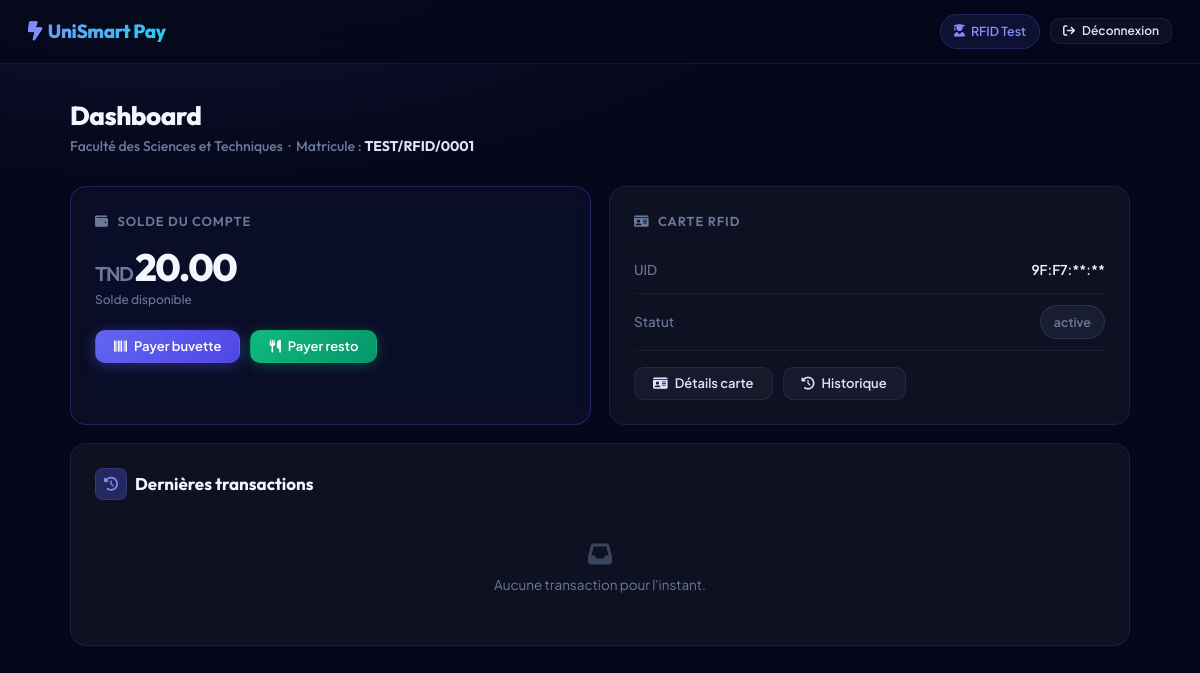
Page /web/etudiant/dashboard.php (signed in) on the committed database.
### tables this page shows
CREATE TABLE etudiants (
	id_etudiant     INT AUTO_INCREMENT PRIMARY KEY,
	id_faculte      INT          NOT NULL,
	matricule       VARCHAR(30)  NOT NULL UNIQUE,
	nom             VARCHAR(100) NOT NULL,
	prenom          VARCHAR(100) NOT NULL,
	email           VARCHAR(150) NOT NULL UNIQUE,
	password_hash   VARCHAR(255) NOT NULL,
	date_naissance  DATE,
	telephone       VARCHAR(20),
	photo           VARCHAR(255),
	actif           TINYINT(1)   NOT NULL DEFAULT 1,
	derniere_connexion TIMESTAMP NULL,
	created_at      TIMESTAMP    NOT NULL DEFAULT CURRENT_TIMESTAMP,
	FOREIGN KEY (id_faculte) REFERENCES facultes(id_faculte)
);

CREATE TABLE facultes (
	id_faculte      INT AUTO_INCREMENT PRIMARY KEY,
	nom             VARCHAR(150) NOT NULL,
	code            VARCHAR(20)  NOT NULL UNIQUE,
	description     TEXT,
	actif           TINYINT(1)   NOT NULL DEFAULT 1,
	created_at      TIMESTAMP    NOT NULL DEFAULT CURRENT_TIMESTAMP
);

CREATE TABLE comptes (
	id_compte       INT AUTO_INCREMENT PRIMARY KEY,
	id_etudiant     INT          NOT NULL UNIQUE,
	solde           DECIMAL(10,2) NOT NULL DEFAULT 0.00,
	solde_bloque    DECIMAL(10,2) NOT NULL DEFAULT 0.00,           
	updated_at      TIMESTAMP    NOT NULL DEFAULT CURRENT_TIMESTAMP ON UPDATE CURRENT_TIMESTAMP,
	FOREIGN KEY (id_etudiant) REFERENCES etudiants(id_etudiant)
);

CREATE TABLE cartes (
	id_carte        INT AUTO_INCREMENT PRIMARY KEY,
	id_etudiant     INT          NOT NULL UNIQUE,
	uid_rfid        VARCHAR(50)  NOT NULL UNIQUE,
	date_emission   DATE         NOT NULL,
	date_expiration DATE,
	statut          ENUM('active','bloquee','perdue','expiree') NOT NULL DEFAULT 'active',
	motif_blocage   VARCHAR(255),
	bloquee_par     INT,                                           
	date_blocage    TIMESTAMP    NULL,
	created_by      INT,                                           
	created_at      TIMESTAMP    NOT NULL DEFAULT CURRENT_TIMESTAMP,
	FOREIGN KEY (id_etudiant)   REFERENCES etudiants(id_etudiant),
	FOREIGN KEY (bloquee_par)   REFERENCES admins(id_admin) ON DELETE SET NULL,
	FOREIGN KEY (created_by)    REFERENCES admins(id_admin) ON DELETE SET NULL
);

### web/includes/functions.php (called while the page is built, shortened)
<?php
function mask_uid(string $uid): string {
    $parts = explode(':', $uid);
    if (count($parts) >= 4) {
        $parts[2] = '**';
        $parts[3] = '**';
        return implode(':', $parts);
    }
    return substr($uid, 0, 4) . str_repeat('*', max(0, strlen($uid) - 4));
}

### web/etudiant/dashboard.php (the view, shortened to what this page needs)
<?php
require_once __DIR__ . '/../includes/functions.php';
$pdo = db();
$etudiantId = (int)$_SESSION['etudiant_id'];
$stmt = $pdo->prepare(
    'SELECT e.id_etudiant, e.matricule, e.nom, e.prenom, e.email, f.nom AS faculte_nom,
            c.id_compte, c.solde,
            ca.uid_rfid, ca.statut AS carte_statut
     FROM etudiants e
     JOIN facultes f ON f.id_faculte = e.id_faculte
     JOIN comptes c ON c.id_etudiant = e.id_etudiant
     LEFT JOIN cartes ca ON ca.id_etudiant = e.id_etudiant
     WHERE e.id_etudiant = :id
     LIMIT 1'
);
$stmt->execute([':id' => $etudiantId]);
$info = $stmt->fetch();
$historyStmt = $pdo->prepare(
    'SELECT type, montant, statut, reference, date_trans
     FROM transferts
     WHERE id_compte = :id_compte
     ORDER BY date_trans DESC
     LIMIT 10'
);
$historyStmt->execute([':id_compte' => (int)$info['id_compte']]);
$transferts = $historyStmt->fetchAll();
require_once __DIR__ . '/../includes/header.php';
function statusBadge(string $statut): string {
    return match (strtoupper($statut)) {
        'REUSSI', 'SUCCES', 'PAYE' => '<span class="badge badge-success">' . htmlspecialchars($statut) . '</span>',
        'ECHEC', 'ANNULE'          => '<span class="badge badge-danger">'  . htmlspecialchars($statut) . '</span>',
        'EN_ATTENTE'               => '<span class="badge badge-warning">' . htmlspecialchars($statut) . '</span>',
        default                    => '<span class="badge badge-muted">'   . htmlspecialchars($statut) . '</span>',
    };
}
?>
<div class="topbar">
  <div class="brand"><i class="fa-solid fa-bolt-lightning"></i><?php echo htmlspecialchars(APP_NAME); ?></div>
  <div class="topbar-right">
    <span class="badge">
      <i class="fa-solid fa-user-graduate"></i>
      <?php echo htmlspecialchars((string)$info['prenom'] . ' ' . (string)$info['nom']); ?>
    </span>
    <a class="btn btn-sm" href="<?php echo htmlspecialchars(BASE_URL); ?>/etudiant/logout.php">
      <i class="fa-solid fa-arrow-right-from-bracket"></i> Déconnexion
    </a>
  </div>
</div>
<div class="container">
  <div class="page-header">
    <h1 class="h1">Dashboard</h1>
    <div class="h2" style="margin-bottom:0; text-transform:none; letter-spacing:0; font-size:14px; font-weight:500; color:var(--muted);">
      <?php echo htmlspecialchars((string)$info['faculte_nom']); ?>
      &nbsp;·&nbsp;
      Matricule&nbsp;: <strong style="color:var(--text);"> <?php echo htmlspecialchars((string)$info['matricule']); ?></strong>
    </div>
  </div>
  <div class="grid">
    <div class="card col-6 card-accent">
      <div class="h2"><i class="fa-solid fa-wallet" style="margin-right:5px;"></i> Solde du compte</div>
      <div class="stat-value">
        <span style="font-size:20px;font-weight:600;color:var(--muted);">TND&nbsp;</span><?php echo number_format((float)$info['solde'], 2, '.', '&thinsp;'); ?>
      </div>
      <div class="stat-label" style="margin-bottom:20px;">Solde disponible</div>
      <div class="btn-group" style="margin-top:0;">
        <a class="btn btn-primary" href="<?php echo htmlspecialchars(BASE_URL); ?>/etudiant/paiement_buvette.php">
          <i class="fa-solid fa-barcode"></i> Payer buvette
        </a>
        <a class="btn btn-success" href="<?php echo htmlspecialchars(BASE_URL); ?>/etudiant/paiement_resto.php">
          <i class="fa-solid fa-utensils"></i> Payer resto
        </a>
      </div>
    </div>
    <div class="card col-6">
      <div class="h2"><i class="fa-solid fa-id-card" style="margin-right:5px;"></i> Carte RFID</div>
      <div class="info-row">
        <span class="key">UID</span>
        <span class="val"><?php echo htmlspecialchars(mask_uid((string)($info['uid_rfid'] ?? ''))); ?></span>
      </div>
      <div class="info-row">
        <span class="key">Statut</span>
        <span class="val"><?php echo statusBadge((string)($info['carte_statut'] ?? 'non attribuée')); ?></span>
      </div>
      <div class="btn-group">
        <a class="btn" href="<?php echo htmlspecialchars(BASE_URL); ?>/etudiant/carte.php">
          <i class="fa-solid fa-id-card"></i> Détails carte
        </a>
        <a class="btn" href="<?php echo htmlspecialchars(BASE_URL); ?>/etudiant/historique.php">
          <i class="fa-solid fa-clock-rotate-left"></i> Historique
        </a>
      </div>
    </div>
    <div class="card col-12">
      <div class="card-title"><i class="fa-solid fa-clock-rotate-left"></i> Dernières transactions</div>
      <?php if (empty($transferts)): ?>
        <div style="padding:24px 0; text-align:center; color:var(--muted); font-size:13.5px;">
          <i class="fa-solid fa-inbox" style="font-size:24px; display:block; margin-bottom:8px; opacity:0.5;"></i>
          Aucune transaction pour l'instant.
        </div>
      <?php endif; ?>
    </div>
  </div>
</div>
<?php require_once __DIR__ . '/../includes/footer.php'; ?>

### assets/css/style.css (style rules this page uses)
:root { --bg: #0f1117; --sidebar: #1a1d27; --card: #1e2130; --border: #2a2d3e; --primary: #6c63ff; --success: #22c55e; --danger: #ef4444; --warning: #f59e0b; --text: #e2e8f0; --muted: #94a3b8; }
* { box-sizing: border-box; }
body { margin: 0; font-family: Inter, system-ui, -apple-system, Segoe UI, Roboto, Arial, sans-serif; background: var(--bg); color: var(--text); }
a { color: inherit; text-decoration: none; }
.container { max-width: 1100px; margin: 0 auto; padding: 24px; }
.topbar { display: flex; align-items: center; justify-content: space-between; gap: 16px; padding: 16px 24px; background: var(--sidebar); border-bottom: 1px solid var(--border); }
.brand { font-weight: 700; letter-spacing: 0.2px; }
.badge { display: inline-flex; align-items: center; gap: 8px; padding: 6px 10px; border-radius: 999px; font-size: 12px; border: 1px solid var(--border); color: var(--muted); }
.card { background: var(--card); border: 1px solid var(--border); border-radius: 12px; padding: 16px; }
.grid { display: grid; grid-template-columns: repeat(12, 1fr); gap: 16px; }
.col-6 { grid-column: span 6; }
.col-12 { grid-column: span 12; }
.h1 { font-size: 28px; margin: 0 0 12px; }
.h2 { font-size: 18px; margin: 0 0 12px; color: var(--muted); }
.btn { display: inline-flex; align-items: center; justify-content: center; gap: 10px; padding: 12px 14px; border-radius: 10px; border: 1px solid var(--border); cursor: pointer; font-weight: 600; background: #121522; color: var(--text); }
.btn-primary { background: var(--primary); border-color: transparent; }
.btn-success { background: var(--success); border-color: transparent; }

### rows in the picture
etudiants: prenom+nom "RFID Test", id_faculte.nom "Faculté des Sciences et Techniques", matricule "TEST/RFID/0001", comptes.solde "20.00", cartes.uid_rfid "9F:F7:**:**", cartes.statut "active"

### other values in the picture
APP_NAME "UniSmart Pay"
